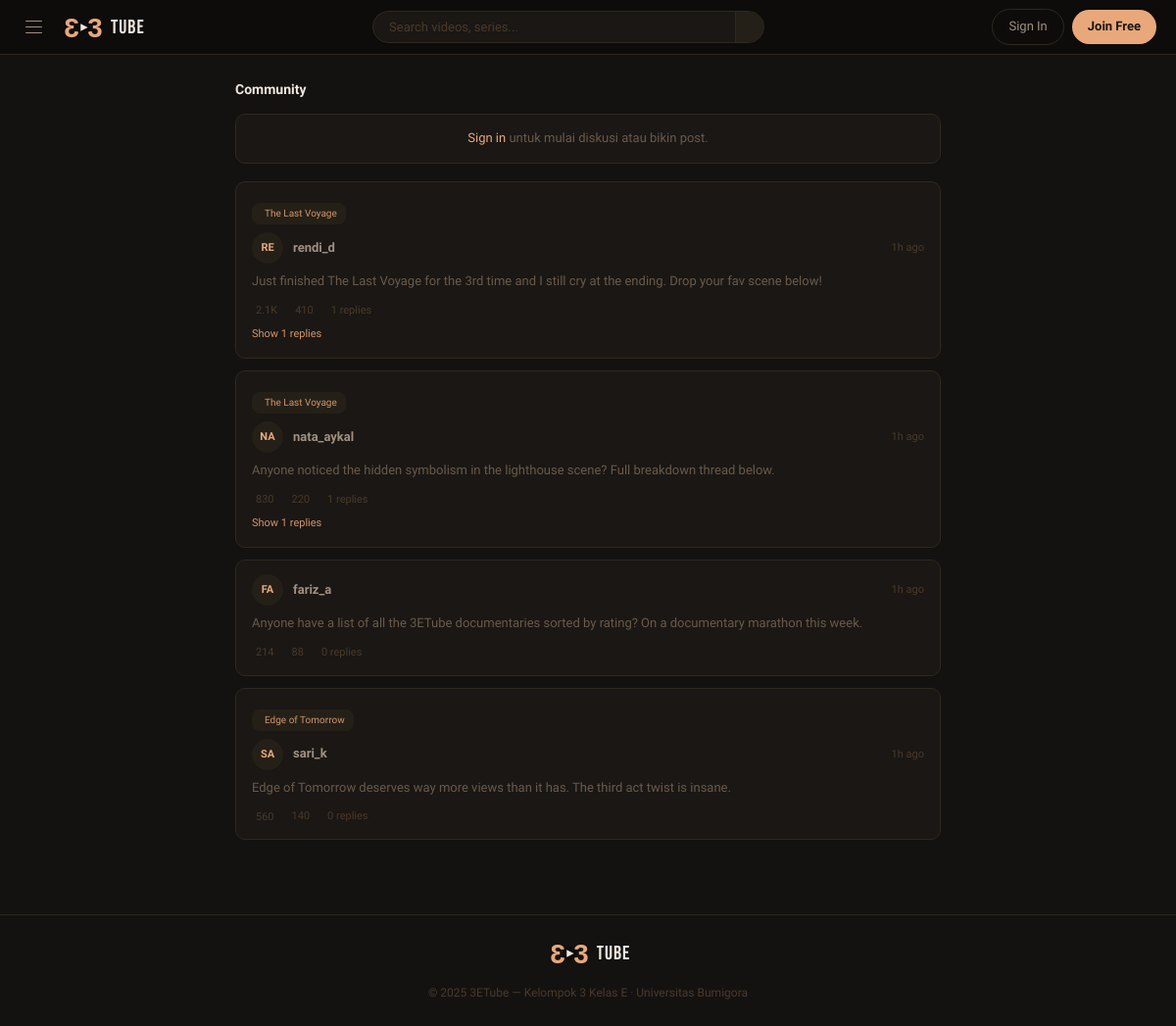
The page /community.php on the database its author committed.
### tables this page shows
CREATE TABLE `posts` (
  `id`         INT AUTO_INCREMENT PRIMARY KEY,
  `user_id`    INT NOT NULL,
  `video_id`   INT DEFAULT NULL,
  `body`       TEXT NOT NULL,
  `likes`      INT DEFAULT 0,
  `reposts`    INT DEFAULT 0,
  `created_at` TIMESTAMP DEFAULT CURRENT_TIMESTAMP,
  FOREIGN KEY (`user_id`)  REFERENCES `users`(`id`)  ON DELETE CASCADE,
  FOREIGN KEY (`video_id`) REFERENCES `videos`(`id`) ON DELETE SET NULL
);

CREATE TABLE `videos` (
  `id`           INT AUTO_INCREMENT PRIMARY KEY,
  `title`        VARCHAR(200) NOT NULL,
  `slug`         VARCHAR(220) NOT NULL UNIQUE,
  `description`  TEXT DEFAULT NULL,
  `video_url`    VARCHAR(255) NOT NULL,
  `thumbnail`    VARCHAR(255) DEFAULT NULL,
  `duration_sec` INT NOT NULL DEFAULT 0,
  `category_id`  INT DEFAULT NULL,
  `views`        INT DEFAULT 0,
  `status`       ENUM('live','draft','banned') DEFAULT 'draft',
  `uploaded_by`  INT DEFAULT NULL,
  `created_at`   TIMESTAMP DEFAULT CURRENT_TIMESTAMP,
  `updated_at`   TIMESTAMP DEFAULT CURRENT_TIMESTAMP ON UPDATE CURRENT_TIMESTAMP,
  FOREIGN KEY (`category_id`) REFERENCES `categories`(`id`) ON DELETE SET NULL,
  FOREIGN KEY (`uploaded_by`) REFERENCES `users`(`id`) ON DELETE SET NULL
);

CREATE TABLE `users` (
  `id`         INT AUTO_INCREMENT PRIMARY KEY,
  `username`   VARCHAR(50)  NOT NULL UNIQUE,
  `email`      VARCHAR(100) NOT NULL UNIQUE,
  `password`   VARCHAR(255) NOT NULL,
  `full_name`  VARCHAR(100) DEFAULT NULL,
  `avatar`     VARCHAR(255) DEFAULT NULL,
  `bio`        TEXT         DEFAULT NULL,
  `role`       ENUM('user','admin') DEFAULT 'user',
  `is_active`  TINYINT(1) DEFAULT 1,
  `created_at` TIMESTAMP DEFAULT CURRENT_TIMESTAMP,
  `updated_at` TIMESTAMP DEFAULT CURRENT_TIMESTAMP ON UPDATE CURRENT_TIMESTAMP
);

### includes/config.php (called while the page is built, shortened)
<?php
function isLoggedIn(): bool {
    return isset($_SESSION['user_id']);
}
function formatViews(int $n): string {
    if ($n >= 1_000)     return round($n / 1_000, 1) . 'K';
    return (string)$n;
}
function timeAgo(string $datetime): string {
    $diff = time() - strtotime($datetime);
    if ($diff < 86400) return floor($diff / 3600) . 'h ago';
    return floor($diff / 86400) . 'd ago';
}
function e(?string $s): string {
    return htmlspecialchars($s ?? '', ENT_QUOTES, 'UTF-8');
}

### community.php (the view, shortened to what this page needs)
<?php
require_once 'includes/config.php';
$db = getDB();
$filterVideoId = (int)($_GET['video'] ?? 0);
$videoOptions = $db->query("SELECT id, title FROM videos WHERE status='live' ORDER BY title")->fetchAll();
$sql = "SELECT p.*, u.username, v.title AS video_title FROM posts p
        JOIN users u ON u.id = p.user_id LEFT JOIN videos v ON v.id = p.video_id";
$params = [];
$sql .= " ORDER BY p.created_at DESC";
$stmt = $db->prepare($sql);
$stmt->execute($params);
$posts = $stmt->fetchAll();
$repliesByPost = [];
if ($posts) {
    $ids = array_column($posts, 'id');
    $in  = implode(',', array_fill(0, count($ids), '?'));
    $rs  = $db->prepare("SELECT pr.*, u.username FROM post_replies pr JOIN users u ON u.id=pr.user_id WHERE pr.post_id IN ($in) ORDER BY pr.created_at ASC");
    $rs->execute($ids);
    foreach ($rs->fetchAll() as $r) { $repliesByPost[$r['post_id']][] = $r; }
}
require_once 'includes/header.php';
?>
<div class="page-content narrow">
  <div class="section-hd">
    <span class="section-title">Community</span>
  </div>
  <?php if (isLoggedIn()): ?>
  <form method="POST" class="post-composer">
    <textarea name="post_body" class="post-input-area" placeholder="What's on your mind? Share a thought, recommendation, or review..." required></textarea>
    <div class="post-tag-select">
      <select name="video_id">
        <option value="">— Tidak terkait video tertentu —</option>
        <?php foreach ($videoOptions as $vo): ?>
        <option value="<?= $vo['id'] ?>" <?= $filterVideoId==$vo['id']?'selected':'' ?>><?= e($vo['title']) ?></option>
        <?php endforeach; ?>
      </select>
    </div>
    <div class="post-actions">
      <button type="submit" class="btn-primary" style="margin-left:auto;padding:6px 16px;font-size:12px">Post</button>
    </div>
  </form>
  <?php else: ?>
  <div class="post-composer" style="text-align:center;color:var(--dim);font-size:13px">
    <a href="login.php" style="color:var(--accent)">Sign in</a> untuk mulai diskusi atau bikin post.
  </div>
  <?php endif; ?>
  <?php if (!$posts): ?>
    <div class="empty-state"><i class="ti ti-message-off"></i>Belum ada post di sini. Jadi yang pertama!</div>
  <?php else: foreach ($posts as $p): ?>
  <div class="post-card" id="post-<?= $p['id'] ?>">
    <?php if ($p['video_title']): ?><a href="community.php?video=<?= $p['video_id'] ?>" class="pc-video-tag"><i class="ti ti-movie"></i> <?= e($p['video_title']) ?></a><?php endif; ?>
    <div class="pc-head">
      <div class="c-av"><?= strtoupper(substr($p['username'],0,2)) ?></div>
      <div class="pc-name"><?= e($p['username']) ?></div>
      <div class="pc-time"><?= timeAgo($p['created_at']) ?></div>
    </div>
    <div class="pc-text"><?= nl2br(e($p['body'])) ?></div>
    <div class="pc-acts">
      <button class="ca" data-like="post" data-id="<?= $p['id'] ?>"><i class="ti ti-heart"></i> <span class="like-count"><?= formatViews($p['likes']) ?></span></button>
      <span class="ca"><i class="ti ti-repeat"></i> <?= formatViews($p['reposts']) ?></span>
      <span class="ca"><i class="ti ti-message-circle"></i> <?= count($repliesByPost[$p['id']] ?? []) ?> replies</span>
    </div>
    <?php if (!empty($repliesByPost[$p['id']])): ?>
    <span class="toggle-replies" data-target="replies-<?= $p['id'] ?>">Show <?= count($repliesByPost[$p['id']]) ?> replies</span>
    <?php endif; ?>
  </div>
  <?php endforeach; endif; ?>
</div>
<?php require_once 'includes/footer.php'; ?>

### css/main.css (style rules this page uses)
:root { --bg:#141210; --bg2:#1a1714; --bg3:#201d18; --surface:#242018; --border:#2e2820; --accent:#e8a87c; --accent2:#d4956a; --cream:#f0e8df; --muted:#a09080; --dim:#6a5a4a; --dark:#4a3a2a; --danger:#c87070; --success:#7ab07a; --nav-h:56px; --radius:10px; --radius-lg:14px; }
*,*::before,*::after { box-sizing:border-box;margin:0;padding:0 }
html { scroll-behavior:smooth }
body { font-family:'Sora',sans-serif;background:var(--bg);color:var(--cream);min-height:100vh;line-height:1.6 }
a { text-decoration:none;color:inherit }
input,button,select,textarea { font-family:inherit }
button { cursor:pointer }
.page-content { padding:24px 20px;max-width:1200px;margin:0 auto }
.page-content.narrow { max-width:760px }
.section-hd { display:flex;align-items:center;gap:10px;margin-bottom:14px;flex-wrap:wrap }
.section-title { font-size:14px;font-weight:700;color:var(--cream) }
.c-av { width:32px;height:32px;border-radius:50%;background:var(--surface);display:flex;align-items:center;justify-content:center;font-size:11px;font-weight:700;color:var(--accent);flex-shrink:0 }
.ca { font-size:11px;color:var(--dark);display:flex;align-items:center;gap:4px;background:none;border:none }
.post-composer { background:var(--bg2);border:.5px solid var(--border);border-radius:var(--radius);padding:14px 16px;margin-bottom:18px }
.post-card { background:var(--bg2);border:.5px solid var(--border);border-radius:var(--radius);padding:14px 16px;margin-bottom:12px }
.pc-head { display:flex;align-items:center;gap:10px;margin-bottom:8px }
.pc-name { font-size:13px;font-weight:600;color:var(--muted) }
.pc-time { font-size:11px;color:var(--dark);margin-left:auto }
.pc-video-tag { display:inline-flex;align-items:center;gap:4px;font-size:10px;background:var(--surface);color:var(--accent2);padding:3px 9px;border-radius:8px;margin-bottom:8px }
.pc-text { font-size:13px;color:var(--dim);line-height:1.6;margin-bottom:10px }
.pc-acts { display:flex;gap:14px;align-items:center }
.toggle-replies { font-size:11px;color:var(--accent2);cursor:pointer;margin-top:4px;display:inline-block }

### rows shown on the page
posts: video.title "The Last Voyage", user.username "RE", user.username "rendi_d", created_at "1h ago", body "Just finished The Last Voyage for the 3rd time and I still cry at the ending. Drop your fav scene below!", likes "2.1K", reposts "410", id "1"
posts: video.title "The Last Voyage", user.username "NA", user.username "nata_aykal", created_at "1h ago", body "Anyone noticed the hidden symbolism in the lighthouse scene? Full breakdown thread below.", likes "830", reposts "220", id "1"
posts: user.username "FA", user.username "fariz_a", created_at "1h ago", body "Anyone have a list of all the 3ETube documentaries sorted by rating? On a documentary marathon this week.", likes "214", reposts "88", id "0"
posts: video.title "Edge of Tomorrow", user.username "SA", user.username "sari_k", created_at "1h ago", body "Edge of Tomorrow deserves way more views than it has. The third act twist is insane.", likes "560", reposts "140", id "0"
